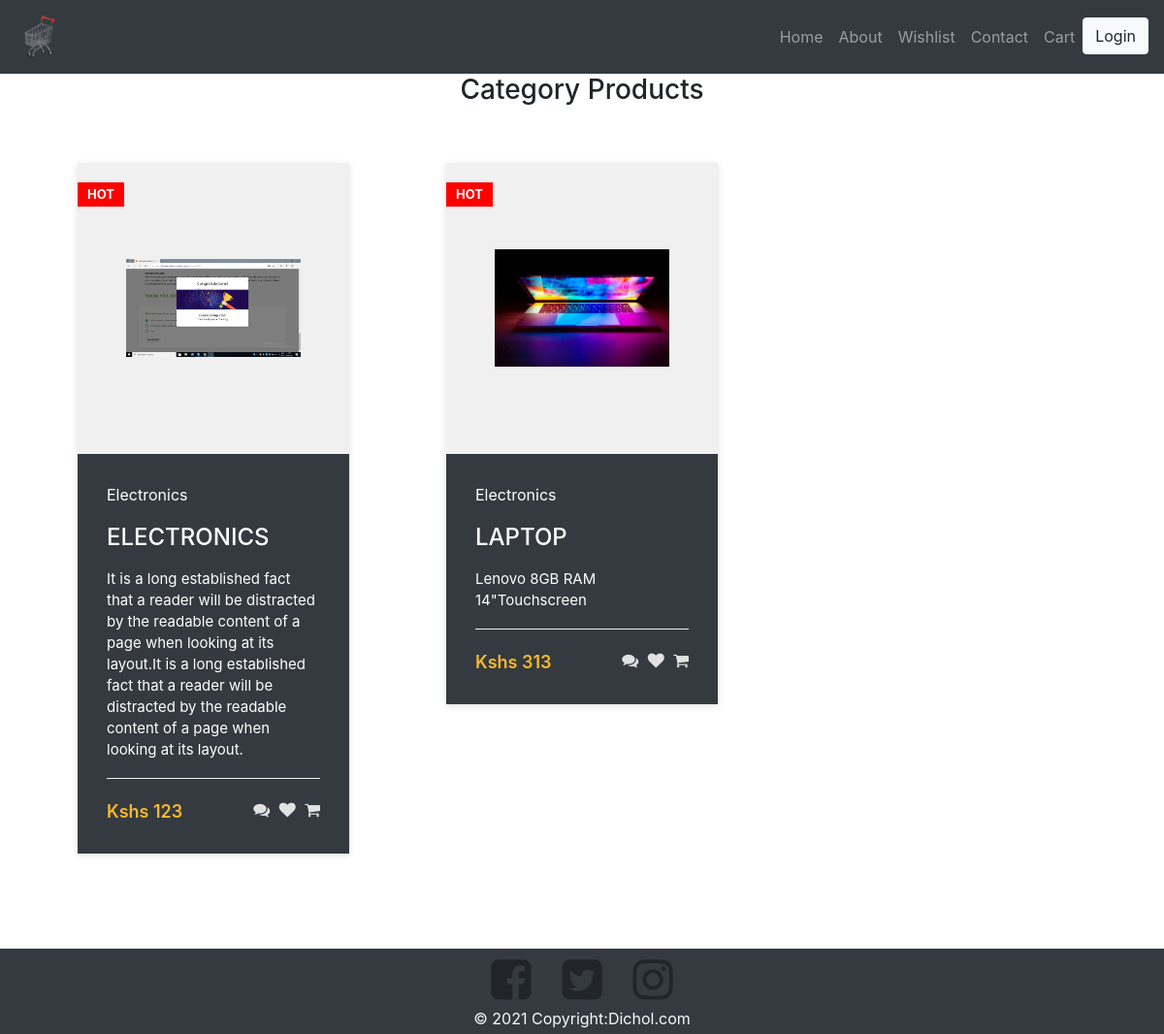
The app's page /category/products/2 with its own data.
### shop/models.py (models this page shows, shortened)
class Product(models.Model):
    name=models.CharField(max_length=100, null=False, blank=False)
    cost=models.IntegerField(null= False, blank= False)
    quantity=models.IntegerField(null= False, blank= False)
    description=models.TextField(null=False, blank=False)
    image=models.FileField(upload_to='images')
    featured=models.BooleanField(default=False)
    status=models.CharField(max_length=100, null=False, blank=True, default='Unverified')
    category_id=models.ForeignKey('category',on_delete=models.CASCADE,blank=True,null=True)
    seller_id=models.ForeignKey('seller',on_delete=models.CASCADE,blank=True,null=True)
    created_at=models.DateTimeField(auto_now_add=True)
    updated_at= models.DateTimeField(auto_now_add=True)

class Category(models.Model):
    name=models.CharField(max_length=100, null=False, blank=False)
    parent_id=models.ForeignKey('category',on_delete=models.CASCADE,blank=True,null=True)
    created_at=models.DateTimeField(auto_now_add=True)
    updated_at= models.DateTimeField(auto_now_add=True)
    def __str__(self):
        return self.name

### shop/views.py (the view)
# urls.py: path('category/products/<id>', views.getCategoryProducts, name="category_products"),
def getCategoryProducts(request, id):
    c_id = id
    context = {}
    context['products'] = Product.objects.filter(category_id = c_id)
    return render(request, 'shop/frontend/category_products.html', context)

### shop/templates/shop/frontend/category_products.html
{% extends 'shop/frontend/layouts/master.html' %}
{% load static %}
{% block content %}
<div class="container">
    <h3 class="text-center">Category Products</h3>
    <div class="row">
      {% for product in products %}
         <div class="col-lg-4">
           {% include 'shop/frontend/layouts/single_product.html' %}
         </div>
      {% endfor %}
    </div>
</div>
{% endblock %}

### shop/templates/shop/frontend/layouts/single_product.html (shortened to what this page needs)
{% load static %}
<a href= "{% url 'front_product_details' product.id %}" style="text-decoration: none;">
    <div class="product-card bg-dark text-white">
		<div class="product-badge">Hot</div>
		<div class="product-tumb">
			<img src="{{product.image.url}}" alt="">
		</div>
		<div class="product-details">
			<span class="product-category">{{product.category_id}}</span>
			<h4 class="text-white"><a href= "{% url 'front_product_details' product.id %}"  >{{product.name}}</a></h4>
			<p>{{product.description}}</p>
			<div class="product-bottom-details">
				<div class="product-price">Kshs {{product.cost}}</div>
				<div class="product-links">
					<a href="#"><i class="fa fa-comments" aria-hidden="true"></i></a>
					<a href="#"><i class="fa fa-heart"></i></a>
					<a href="#"><i class="fa fa-shopping-cart"></i></a>
				</div>
			</div>
		</div>
	</div>
</a>

### ecommerce/static/style.css (style rules this page uses)
a, a:hover, a:focus { color: inherit; text-decoration: none; transition: all 0.3s; }
.product-card { width: 280px; position: relative; box-shadow: 0 2px 7px #dfdfdf; margin: 50px auto; background: #fafafa; transition: all .2s ease-in-out; }
.product-badge { position: absolute; left: 0; top: 20px; text-transform: uppercase; font-size: 13px; font-weight: 700; background: red; color: #fff; padding: 3px 10px; }
.product-tumb { display: flex; align-items: center; justify-content: center; height: 300px; padding: 50px; background: #f0f0f0; }
.product-tumb img { max-width: 100%; max-height: 100%; }
.product-details { padding: 30px; }
.product-details h4 a { font-weight: 500; display: block; margin-bottom: 18px; text-transform: uppercase; color: #fff; text-decoration: none; transition: 0.3s; }
.product-details p { font-size: 15px; line-height: 22px; margin-bottom: 18px; color: #fff; }
.product-bottom-details { overflow: hidden; border-top: 1px solid #eee; padding-top: 20px; }
.product-bottom-details div { float: left; width: 50%; }
.product-price { font-size: 18px; color: #fbb72c; font-weight: 600; }
.product-links { text-align: right; }
.product-links a { display: inline-block; margin-left: 5px; color: #e1e1e1; transition: 0.3s; font-size: 17px; }

### records on screen
Product: image (picture), category_id "Electronics", name "ELECTRONICS", description "It is a long established fact that a reader will be distracted by the readable content of a page when looking at its layout.It is a long established fact that a reader will be distracted by the readable content of a page when looking at its layout.", cost "123"
Product: image (picture), category_id "Electronics", name "LAPTOP", description "Lenovo 8GB RAM 14\"Touchscreen", cost "313"
